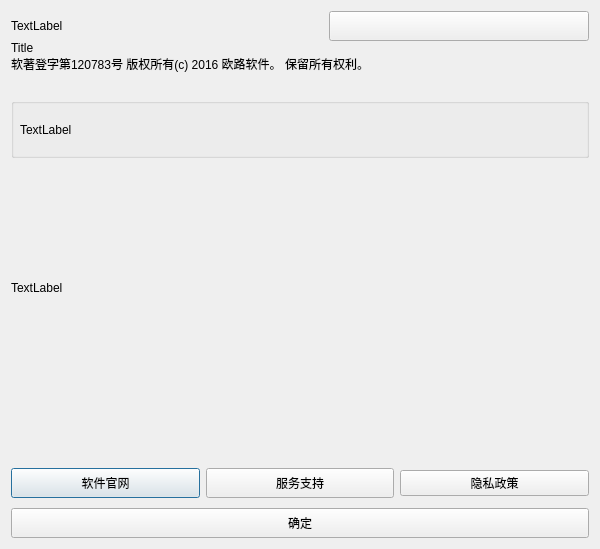
<?xml version="1.0" encoding="UTF-8"?>
<ui version="4.0">
 <class>AboutDialog</class>
 <widget class="QDialog" name="AboutDialog">
  <property name="geometry">
   <rect>
    <x>0</x>
    <y>0</y>
    <width>600</width>
    <height>549</height>
   </rect>
  </property>
  <property name="maximumSize">
   <size>
    <width>600</width>
    <height>16777215</height>
   </size>
  </property>
  <property name="windowTitle">
   <string>关于</string>
  </property>
  <layout class="QGridLayout" name="gridLayout">
   <item row="2" column="0">
    <widget class="QWidget" name="gridWidget1" native="true">
     <layout class="QGridLayout" name="gridWidget_layout1">
      <property name="leftMargin">
       <number>0</number>
      </property>
      <property name="topMargin">
       <number>0</number>
      </property>
      <property name="rightMargin">
       <number>0</number>
      </property>
      <property name="bottomMargin">
       <number>0</number>
      </property>
      <property name="spacing">
       <number>0</number>
      </property>
      <item row="2" column="0">
       <widget class="QWidget" name="gridWidget" native="true">
        <layout class="QGridLayout" name="gridLayout_2" rowstretch="0,0,0,0,0,0,0,0,0,0,0,0,0">
         <property name="leftMargin">
          <number>0</number>
         </property>
         <property name="topMargin">
          <number>0</number>
         </property>
         <property name="rightMargin">
          <number>0</number>
         </property>
         <property name="bottomMargin">
          <number>0</number>
         </property>
         <property name="spacing">
          <number>0</number>
         </property>
         <item row="5" column="0">
          <widget class="QGroupBox" name="groupBox">
           <property name="sizePolicy">
            <sizepolicy hsizetype="Preferred" vsizetype="Fixed">
             <horstretch>0</horstretch>
             <verstretch>0</verstretch>
            </sizepolicy>
           </property>
           <property name="minimumSize">
            <size>
             <width>0</width>
             <height>60</height>
            </size>
           </property>
           <property name="maximumSize">
            <size>
             <width>16777215</width>
             <height>30</height>
            </size>
           </property>
           <property name="title">
            <string/>
           </property>
           <layout class="QGridLayout" name="gridLayout">
            <property name="leftMargin">
             <number>6</number>
            </property>
            <property name="topMargin">
             <number>0</number>
            </property>
            <property name="rightMargin">
             <number>6</number>
            </property>
            <property name="bottomMargin">
             <number>0</number>
            </property>
            <property name="spacing">
             <number>0</number>
            </property>
            <item row="0" column="0">
             <widget class="QLabel" name="label_SerialCode">
              <property name="sizePolicy">
               <sizepolicy hsizetype="Expanding" vsizetype="Expanding">
                <horstretch>0</horstretch>
                <verstretch>0</verstretch>
               </sizepolicy>
              </property>
              <property name="text">
               <string>TextLabel</string>
              </property>
             </widget>
            </item>
           </layout>
          </widget>
         </item>
         <item row="11" column="0">
          <spacer name="verticalSpacer_3">
           <property name="orientation">
            <enum>Qt::Vertical</enum>
           </property>
           <property name="sizeType">
            <enum>QSizePolicy::Fixed</enum>
           </property>
           <property name="sizeHint" stdset="0">
            <size>
             <width>20</width>
             <height>10</height>
            </size>
           </property>
          </spacer>
         </item>
         <item row="2" column="0">
          <widget class="QLabel" name="label_Version">
           <property name="sizePolicy">
            <sizepolicy hsizetype="Preferred" vsizetype="Preferred">
             <horstretch>0</horstretch>
             <verstretch>0</verstretch>
            </sizepolicy>
           </property>
           <property name="text">
            <string>软著登字第120783号 版权所有(c) 2016 欧路软件。 保留所有权利。</string>
           </property>
          </widget>
         </item>
         <item row="10" column="0">
          <layout class="QHBoxLayout" name="horizontalLayout">
           <item>
            <widget class="QPushButton" name="pushButton_Home">
             <property name="minimumSize">
              <size>
               <width>0</width>
               <height>30</height>
              </size>
             </property>
             <property name="text">
              <string>软件官网</string>
             </property>
            </widget>
           </item>
           <item>
            <widget class="QPushButton" name="pushButton_Support">
             <property name="minimumSize">
              <size>
               <width>0</width>
               <height>30</height>
              </size>
             </property>
             <property name="text">
              <string>服务支持</string>
             </property>
            </widget>
           </item>
           <item>
            <widget class="QPushButton" name="pushButton_Privacy">
             <property name="text">
              <string>隐私政策</string>
             </property>
            </widget>
           </item>
          </layout>
         </item>
         <item row="12" column="0">
          <widget class="QPushButton" name="pushButton">
           <property name="minimumSize">
            <size>
             <width>0</width>
             <height>30</height>
            </size>
           </property>
           <property name="text">
            <string>确定</string>
           </property>
          </widget>
         </item>
         <item row="9" column="0">
          <spacer name="verticalSpacer_4">
           <property name="orientation">
            <enum>Qt::Vertical</enum>
           </property>
           <property name="sizeType">
            <enum>QSizePolicy::Fixed</enum>
           </property>
           <property name="sizeHint" stdset="0">
            <size>
             <width>20</width>
             <height>5</height>
            </size>
           </property>
          </spacer>
         </item>
         <item row="1" column="0">
          <widget class="QLabel" name="label_Title">
           <property name="sizePolicy">
            <sizepolicy hsizetype="Preferred" vsizetype="Preferred">
             <horstretch>0</horstretch>
             <verstretch>0</verstretch>
            </sizepolicy>
           </property>
           <property name="text">
            <string>Title</string>
           </property>
          </widget>
         </item>
         <item row="7" column="0">
          <widget class="QLabel" name="label_Info">
           <property name="sizePolicy">
            <sizepolicy hsizetype="Preferred" vsizetype="Expanding">
             <horstretch>0</horstretch>
             <verstretch>0</verstretch>
            </sizepolicy>
           </property>
           <property name="text">
            <string>TextLabel</string>
           </property>
           <property name="wordWrap">
            <bool>true</bool>
           </property>
          </widget>
         </item>
         <item row="6" column="0">
          <spacer name="verticalSpacer_2">
           <property name="orientation">
            <enum>Qt::Vertical</enum>
           </property>
           <property name="sizeType">
            <enum>QSizePolicy::Fixed</enum>
           </property>
           <property name="sizeHint" stdset="0">
            <size>
             <width>20</width>
             <height>10</height>
            </size>
           </property>
          </spacer>
         </item>
         <item row="3" column="0">
          <spacer name="verticalSpacer">
           <property name="orientation">
            <enum>Qt::Vertical</enum>
           </property>
           <property name="sizeType">
            <enum>QSizePolicy::Fixed</enum>
           </property>
           <property name="sizeHint" stdset="0">
            <size>
             <width>20</width>
             <height>10</height>
            </size>
           </property>
          </spacer>
         </item>
         <item row="8" column="0">
          <spacer name="verticalSpacer_5">
           <property name="orientation">
            <enum>Qt::Vertical</enum>
           </property>
           <property name="sizeType">
            <enum>QSizePolicy::Ignored</enum>
           </property>
           <property name="sizeHint" stdset="0">
            <size>
             <width>20</width>
             <height>40</height>
            </size>
           </property>
          </spacer>
         </item>
        </layout>
       </widget>
      </item>
      <item row="1" column="0">
       <widget class="QWidget" name="titleWidget" native="true">
        <layout class="QHBoxLayout" name="horizontalLayout_2">
         <property name="leftMargin">
          <number>0</number>
         </property>
         <property name="topMargin">
          <number>0</number>
         </property>
         <property name="rightMargin">
          <number>0</number>
         </property>
         <property name="bottomMargin">
          <number>0</number>
         </property>
         <item>
          <widget class="QLabel" name="titleLabel">
           <property name="text">
            <string>TextLabel</string>
           </property>
          </widget>
         </item>
         <item>
          <spacer name="horizontalSpacer">
           <property name="orientation">
            <enum>Qt::Horizontal</enum>
           </property>
           <property name="sizeHint" stdset="0">
            <size>
             <width>40</width>
             <height>20</height>
            </size>
           </property>
          </spacer>
         </item>
         <item>
          <widget class="QPushButton" name="rightCloseButton">
           <property name="sizePolicy">
            <sizepolicy hsizetype="Expanding" vsizetype="Fixed">
             <horstretch>0</horstretch>
             <verstretch>0</verstretch>
            </sizepolicy>
           </property>
           <property name="minimumSize">
            <size>
             <width>0</width>
             <height>30</height>
            </size>
           </property>
           <property name="text">
            <string/>
           </property>
          </widget>
         </item>
        </layout>
       </widget>
      </item>
     </layout>
    </widget>
   </item>
  </layout>
 </widget>
 <layoutdefault spacing="6" margin="11"/>
 <resources/>
 <connections>
  <connection>
   <sender>pushButton</sender>
   <signal>clicked()</signal>
   <receiver>AboutDialog</receiver>
   <slot>accept()</slot>
   <hints>
    <hint type="sourcelabel">
     <x>299</x>
     <y>524</y>
    </hint>
    <hint type="destinationlabel">
     <x>299</x>
     <y>274</y>
    </hint>
   </hints>
  </connection>
 </connections>
</ui>
